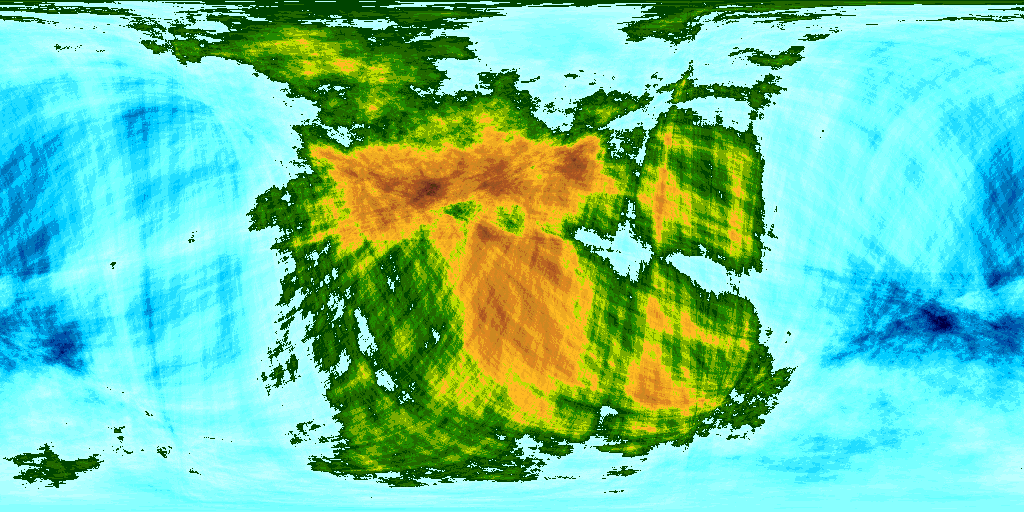
#> input picture wild/altitudes.png, 1024 x 512 px
$ python create_wild_sectors.py
#> lines starting #> are read from the running program, lines starting #| are printed output that depends on the picture
"""
Serve a convertire una immagine wild di altitudini, creata con il worldgen, in
una immagine wild di settori da cui partire per poi inserirvi il resto: strade,
fiumi, città, etc etc...
"""

import Image

altitude_colors = (
     ((  0,   0,  68), -15),  # Oceani, mari o laghi
     ((  0,  17, 102), -14),
     ((  0,  51, 136), -13),
     ((  0,  85, 170), -12),
     ((  0, 119, 187), -11),
     ((  0, 153, 221), -10),
     ((  0, 204, 255),  -9),
     (( 34, 221, 255),  -8),
     (( 68, 238, 255),  -7),
     ((102, 255, 255),  -6),
     ((119, 255, 255),  -5),
     ((136, 255, 255),  -4),
     ((153, 255, 255),  -3),
     ((170, 255, 255),  -2),
     ((187, 255, 255),  -1),
     ((  0,  68,   0),   0),  # Settori di pianura, poco sopra il livello del mare
     (( 34, 102,   0),   1),
     (( 34, 136,   0),   2),
     ((119, 170,   0),   3),
     ((187, 221,   0),   4),  # Settori di collina
     ((255, 187,  34),   5),
     ((238, 170,  34),   6),
     ((221, 136,  34),   7),
     ((204, 136,  34),   8),  # Settori di montagna
     ((187, 102,  34),   9),
     ((170,  85,  34),  10),
     ((153,  85,  34),  11),
     ((136,  68,  34),  12),  # Settori di picchi
     ((119,  51,  34),  13),
     (( 85,  51,  17),  14),
     (( 68,  34,   0),  15))

altitude_to_sector = {
    -15 : (  0,  51, 136),
    -14 : (  0,  51, 136),
    -13 : (  0,  51, 136),
    -12 : (  0,  51, 136),
    -11 : (  0,  51, 136),
    -10 : (  0,  51, 136),
     -9 : (  0,  51, 136),
     -8 : (  0,  51, 136),
     -7 : (  0,  51, 136),
     -6 : (  0,  51, 136),
     -5 : (  0,  51, 136),
     -4 : (  0,  51, 136),
     -3 : (  0,  51, 136),
     -2 : (  0,  51, 136),
     -1 : (  0,  51, 136),
      0 : ( 34, 136,   0),
      1 : ( 34, 136,   0),
      2 : ( 34, 136,   0),
      3 : ( 34, 136,   0),
      4 : (238, 170,  34),
      5 : (238, 170,  34),
      6 : (238, 170,  34),
      7 : (238, 170,  34),
      8 : (187, 102,  34),
      9 : (187, 102,  34),
     10 : (187, 102,  34),
     11 : (187, 102,  34),
     12 : (119,  51,  34),
     13 : (119,  51,  34),
     14 : (119,  51,  34),
     15 : (119,  51,  34)}


if __name__ == "__main__":
    im = Image.open("altitudes.png")
#> im is the input picture: PIL image 1024x512 RGB; mean R, G, B 110, 201.1, 161.8
    width = im.size[0]
#> width = 1024
    height = im.size[1]
#> height = 512
    im2 = Image.new("RGB", (width, height))
#> im2: PIL image 1024x512 RGB; every value is 0
    altitudes = [[0 for y in range(height)] for x in range(width)]
    sectors = [[0 for y in range(height)] for x in range(width)]
    for x in range(width):
        for y in range(height):
            r, g, b = im.getpixel((x, y))
            for ac in altitude_colors:
                if (r, g, b) == ac[0]:
                    altitudes[x][y] = ac[1]
                    im2.putpixel((x, y), altitude_to_sector[ac[1]])
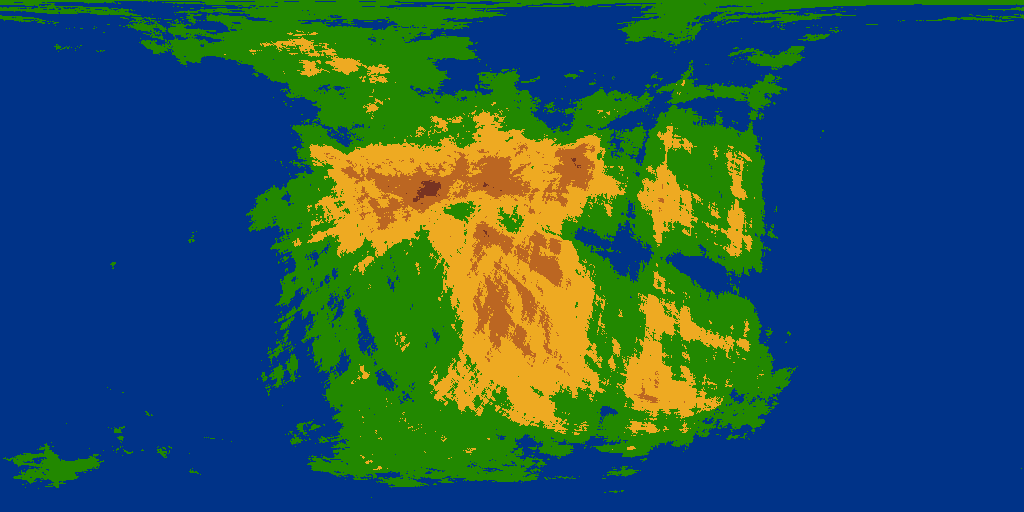
#> im2: PIL image 1024x512 RGB; mean R, G, B 36.2, 84.8, 89.9
#> after the loop, altitudes = 1024 items
    im2.save("sectors.png", "PNG")
